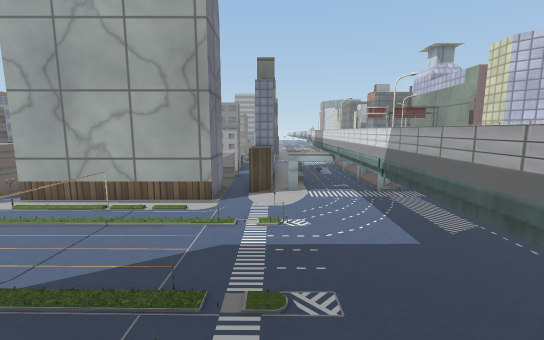
[1] (above)

23 first-person views from a walk through a Unity game level. The camera is 1.3 m above the floor, tilts 8° down and sees 90° across. The floor is counted in squares, 0.5 m on a side. Each view is taken from the middle of a square. On the plan, view 1 faces up. The plan holds only what a view shows up to about 19 squares ahead; the rest is blank. The place goes on beyond the plan. Some surface patterns are stand-ins.

[2]
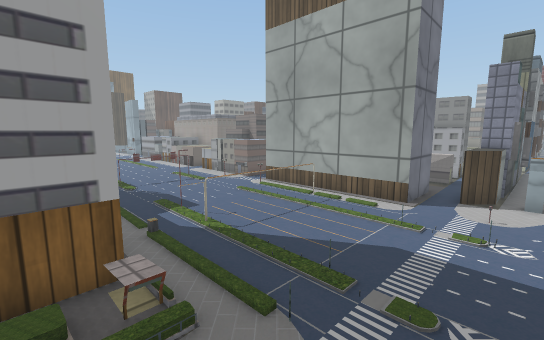

[3]
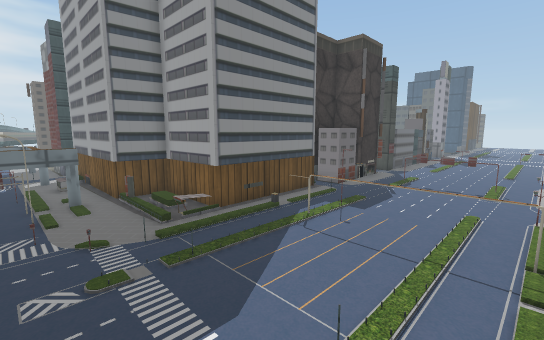

[4]
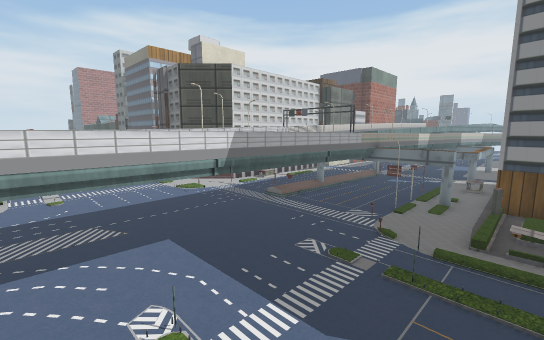

[5]
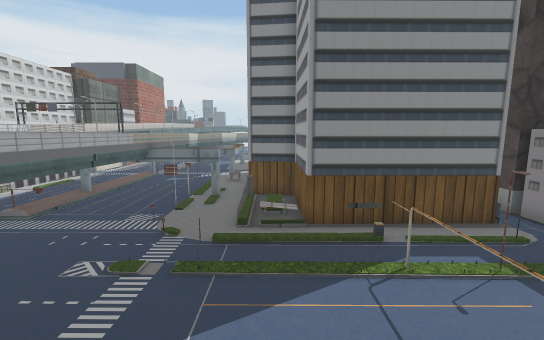

[6]
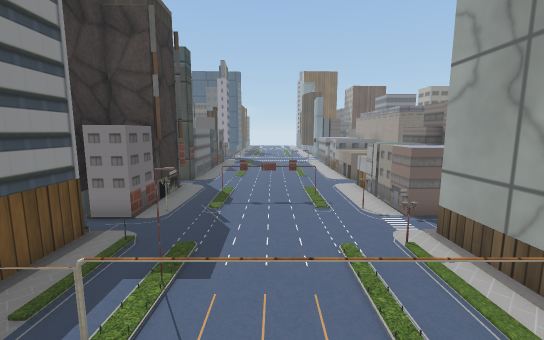

[7]
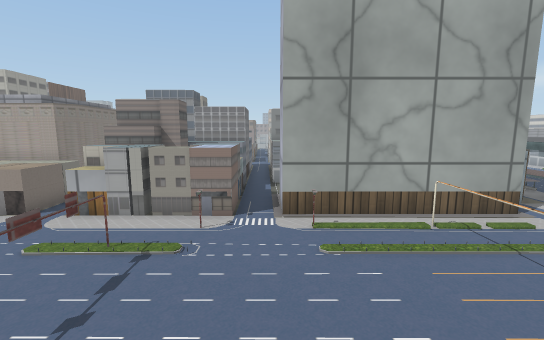

[8]
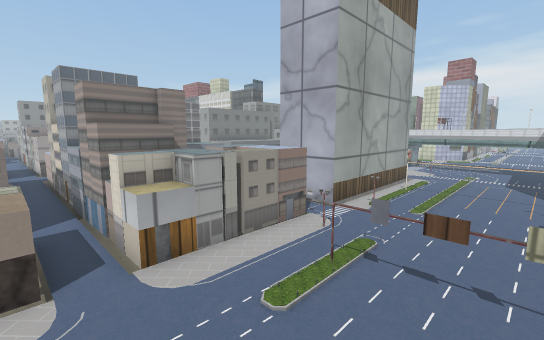

[9]
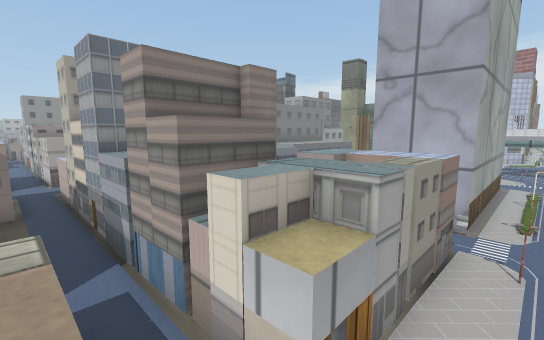

[10]
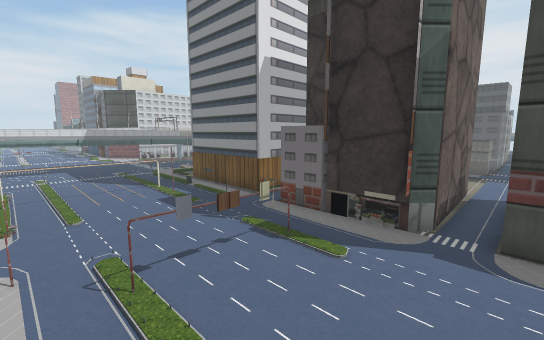

[11]
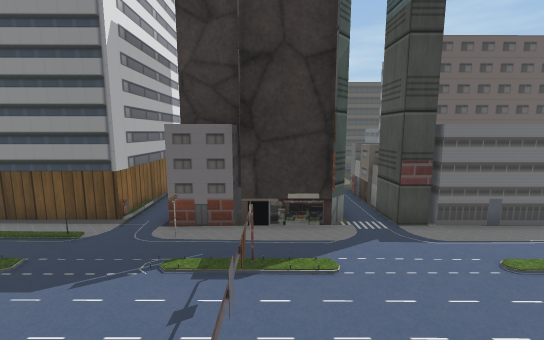

[12]
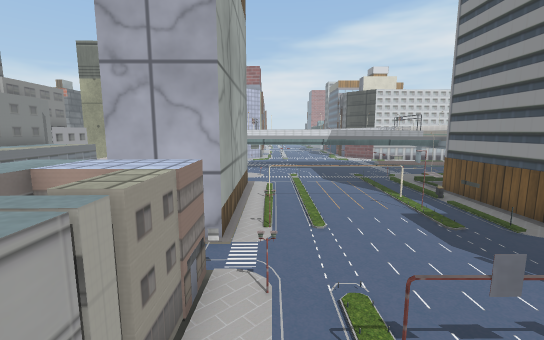

[13]
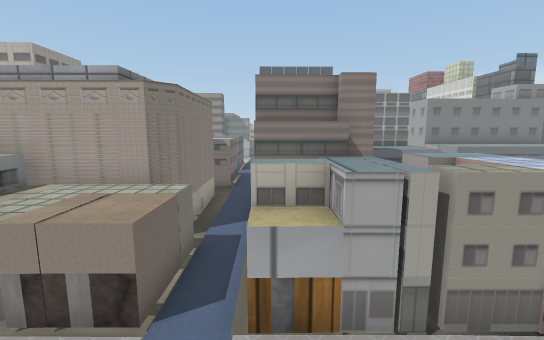

[14]
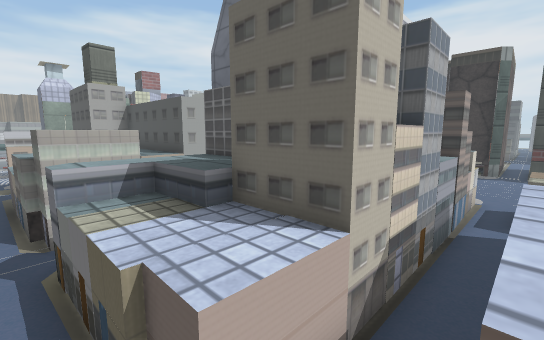

[15]
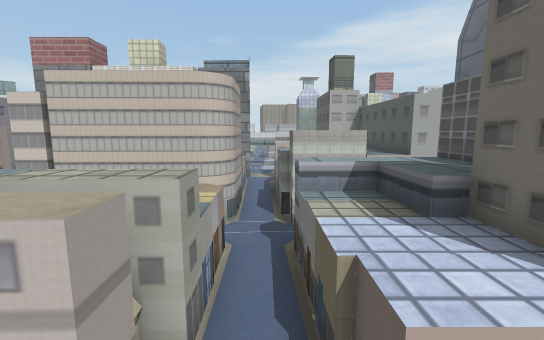

[16]
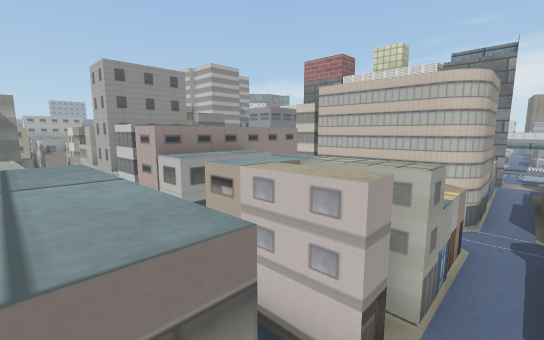

[17]
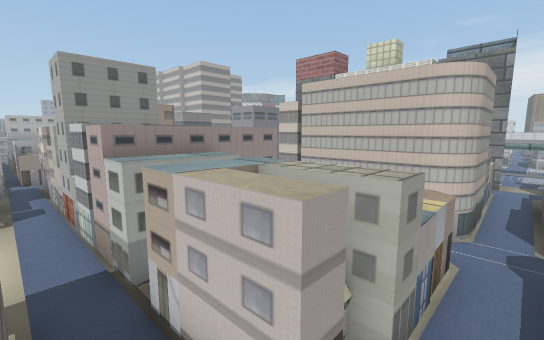

[18]
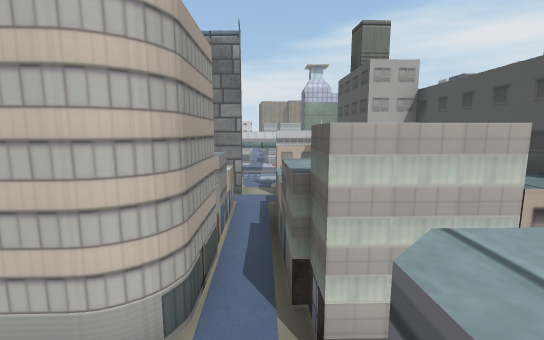

[19]
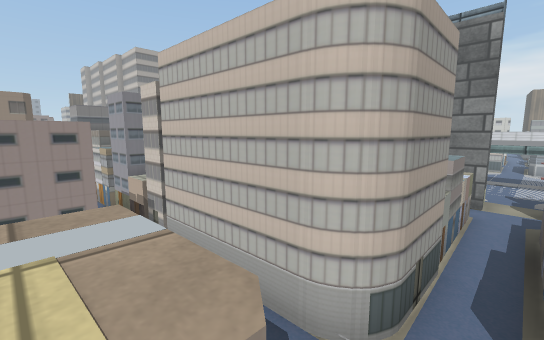

[20]
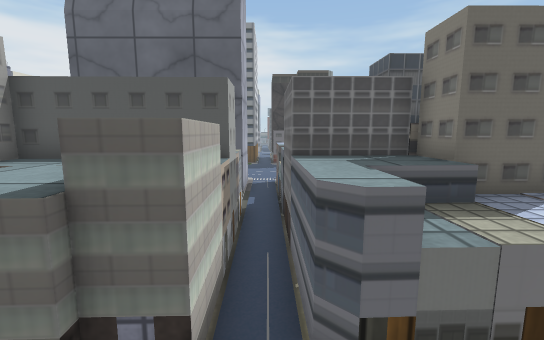

[21]
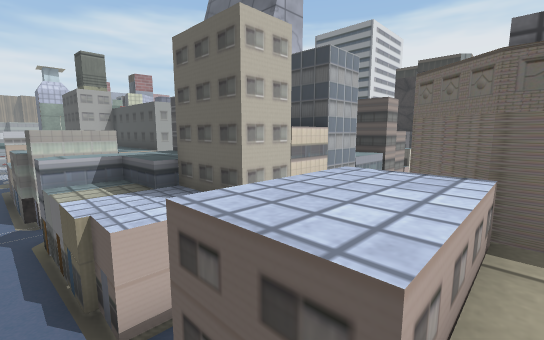

[22]
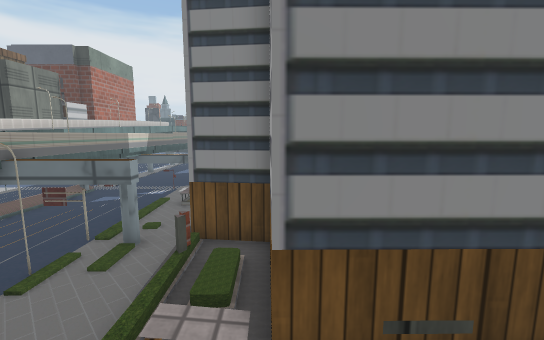

[23]
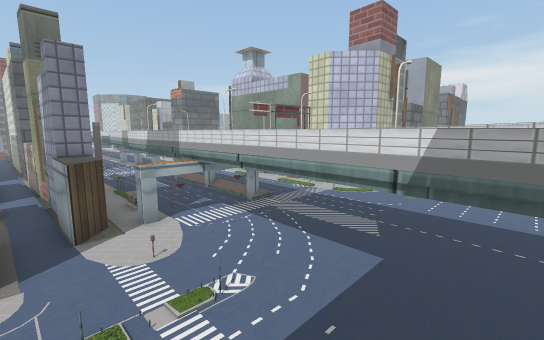

### Floor plan
Key: @ floor where view 1 was taken; # wall or solid block; x gap in a wall; . main floor; : floor 0.25 m higher than the main floor; / step, stairs or slope; = window, fence, low wall or low ledge; ^ raised ledge.
Columns run from 20 left of view 1 to 5 right of it. Each row starts with its distance up from view 1.
 35  ^=^   ^^ ^
 34   ^^      ^
 33   .#      #
 32   .###^   ##
 31   .^      ^
 30   .^^^    #
 29   ..^^^^^ #
 28  ^..^^^^^ #        #
 27  ^^.^^.^^ #        #
 26  ^^.^^^^^.#        ##
 25  ^^.^^^^^.#   ^^ ^=##  =^
 24  ^^.^^^^^.###^.#=..##...^
 23 ...........^^^^^^^=^x..^^
 22 ^^^.^^^^^.^^^^    =^^ .^^^
 21 ^^^.^^^^^.^ ^^    =^^ .^
 20 ^^^.##^^^.^^ ^^####^^ .^
 19 ^^^.# ^^^#^^^^###^### .^^^
 18  ^..^^   #^^^###^^.##..^
 17   #.#   ^.^^^^^   .##.=^
 16   #.^^^^^.^^^^^^ ^^##..^^
 15   ^.^ ^^^..       .##..^
 14  ^^.###  ^.       .^#..^
 13 ^^^.^^#^^^##      #^^..^
 12 ^^^.^^^^^^#       #^x^^^^^
 11 ^^^.^^^^^^##     ##....^^
 10 ^^^.^^^^^..#######....^^^^
  9 ......................^^^
  8 ......=.......=.......^^
  7 ......=.......=.......^ ^
  6 ......x.......=.......^^^
  5 ......x.......=.......^ ^
  4 ......=......==.......^ ^
  3 ..............=.......^ ^
  2 ^^#.####..............^ ^
  1  ^#.####^^#######//...^ ^^
  0   #.#  #####    #//.@.^ ^
 -1   ^.#           #//..#^ #
 -2   ^.#           ###===#^
 -3   ^.#            ## ##^
 -4   ..#             #.. ^ ^
 -5   ..#             #..#^ ^
 -6   ...             #:..^ ^
 -7    ..             #...^ ^
 -8 ^  ..             #===^ ^^
 -9 ^  ...            #===^ ^
-10 ^  ...            #==.^ ^
-11     ..            #==.^ ^
-12     ^^            #==.^ ^
-13     .^            #==.^ ^
-14                   #== ^ ^

Positions as (right, up) in squares from view 1, and headings:
1: (0, 0), facing up
2: (1, 0), facing up-left
3: (1, 9), facing down-left
4: (-3, 9), facing down-right
5: (-3, 9), facing down
6: (-3, 6), facing left
7: (-10, 2), facing up
8: (-18, 5), facing up-right
9: (-18, 9), facing up-right
10: (-18, 9), facing down-right
11: (-14, 9), facing down
12: (-16, 9), facing right
13: (-16, 7), facing up
14: (-18, 23), facing down-right
15: (-18, 23), facing right
16: (-19, 23), facing up-right
17: (-18, 23), facing up-right
18: (-13, 23), facing right
19: (-13, 23), facing up-right
20: (-11, 25), facing down
21: (-20, 23), facing down-right
22: (-4, 4), facing down
23: (-2, 4), facing up-right
